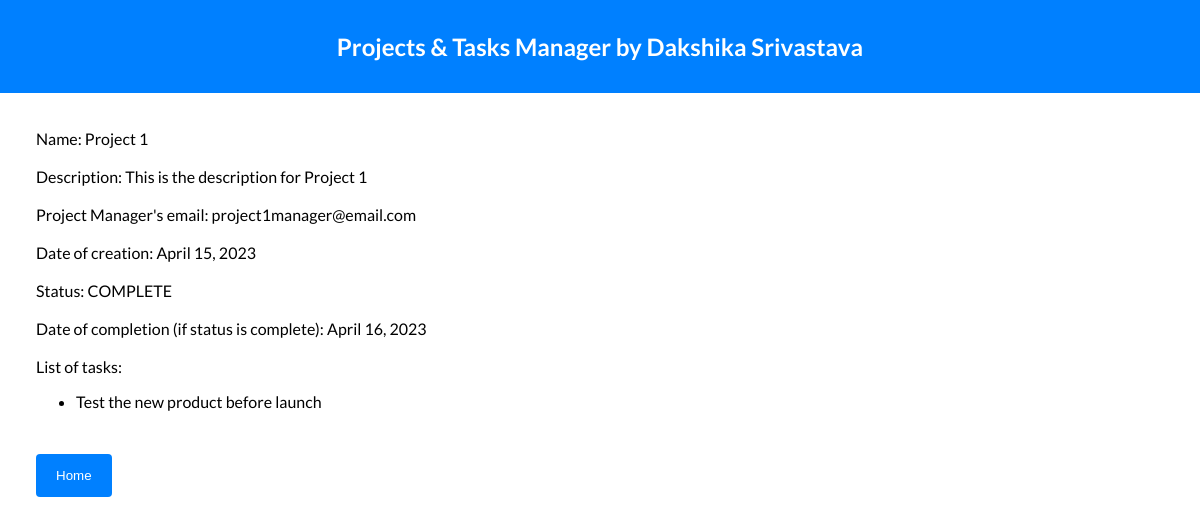
/view/1/, run on an earlier commit of the app's database.
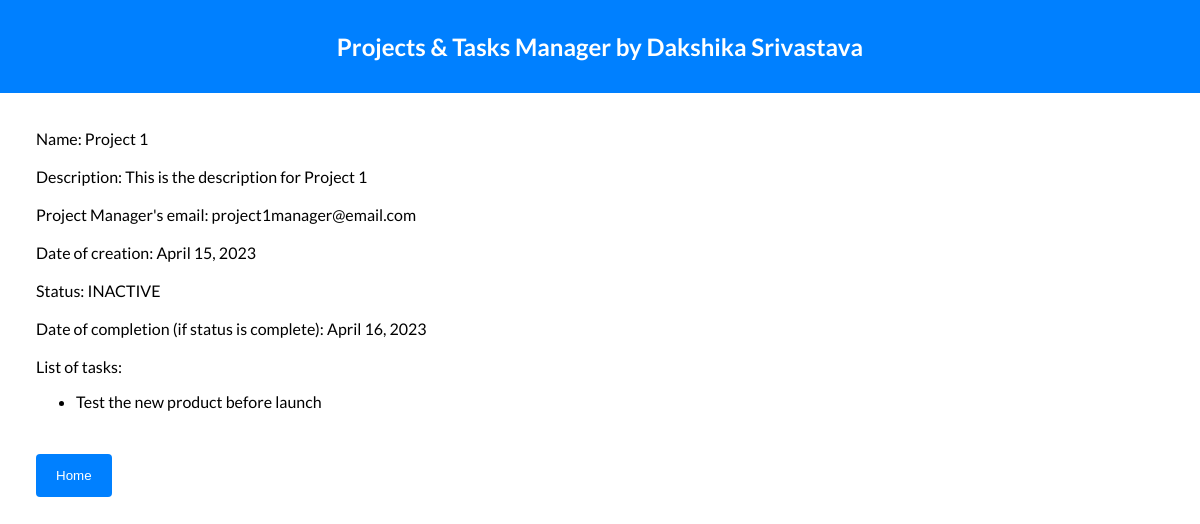
And on a later commit of the database.
### playground/models.py (models this page shows, shortened)
class ProjectsModel(models.Model):
    name = models.CharField(max_length=200, unique=True)
    description = models.TextField()
    email = models.EmailField()
    creation = models.DateField(_("Date"), default=datetime.today)
    completion = models.DateField(null=True, blank=True)
    status = models.CharField(
        max_length=8,
        choices=StatusChoices,
        default="INACTIVE"
    )

class TasksModel(models.Model):
    name = models.TextField(unique=True)
    creation = models.DateField(_("Date"), default=datetime.today)
    completion = models.DateField(null=True, blank=True)
    status = models.CharField(
        max_length=8,
        choices=StatusChoices,
        default="INACTIVE"
    )
    project = models.ForeignKey(ProjectsModel, on_delete=models.CASCADE)

### playground/views.py (the view)
# urls.py: path('view/<id>/', views.detail_view),
def detail_view(request, id):
    context = {}
    project_object = ProjectsModel.objects.get(id=id)
    context['data'] = project_object
    context['tasks'] = list(TasksModel.objects.filter(project__name=project_object.name).values_list('name', flat=True))
    context['stylesheet'] = "./static/style.css"
    return render(request, "detail_view.html", context)

### playground/templates/detail_view.html (shortened to what this page needs)
<!DOCTYPE html>
<html lang="en">
<head>
</head>
<body>
    <div class="nav">
        <h2>Projects & Tasks Manager by Dakshika Srivastava</h2>
    </div>
    <div class="main">
        Name: {{ data.name }} <br><br>
        Description: {{ data.description }} <br><br>
        Project Manager's email: {{ data.email }} <br><br>
        Date of creation: {{ data.creation }} <br><br>
        Status: {{ data.status }} <br><br>
        Date of completion (if status is complete): {{ data.completion }} <br><br>
        List of tasks: <br>
        <ul>
            {% for task in tasks %}
            <li>{{task}}</li> <br>
            {% endfor %}
        </ul>
        <form action="/">
            <input type="submit" value="Home">
        </form>
    </div>
</body>
</html>

### playground/templates/detail_view.html (style rules this page uses)
body { font-family: 'Lato', Times, serif; margin: 0; padding: 0; display: block; }
.nav { padding: 1%; margin: 0; background-color: #0080ff; color: white; text-align: center; }
.main { margin: 2%; padding: 1%; }
input[type=submit] { background-color: #0080ff; color: white; padding: 14px 20px; margin: 8px 0; border: none; border-radius: 4px; cursor: pointer; }

What changed in the data, as far as the page shows it:
changed ProjectsModel "Project 1": status "COMPLETE" → "INACTIVE"
